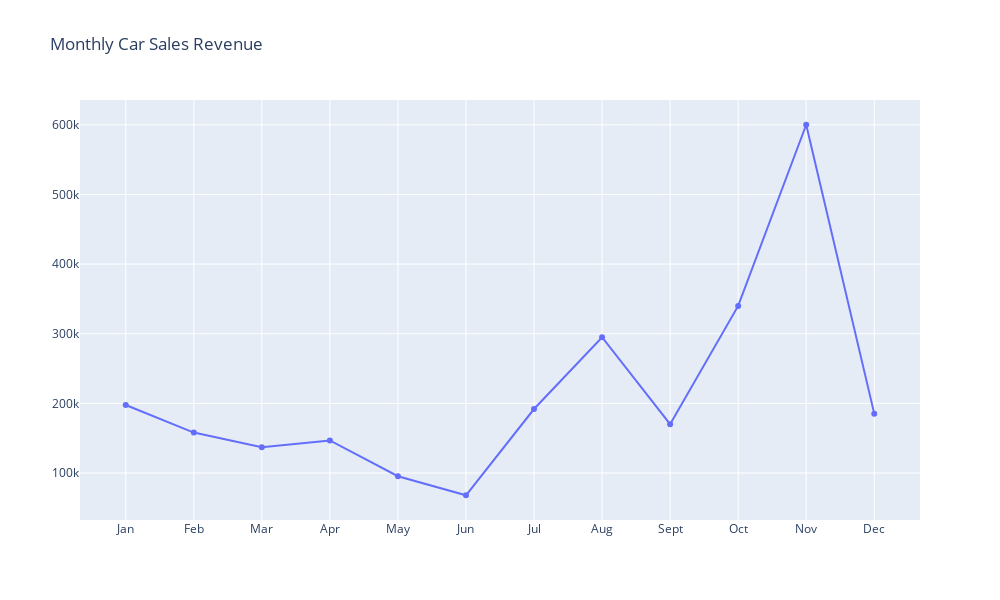

The notebook cell saved with this chart:
### Code cell
# Create time series chart of global sales revenue by month
fig = go.Figure([go.Scatter(x=month['Month'], y=month['SALES'])])
fig.update_layout(width = 1000, height = 600, title_text= "Monthly Car Sales Revenue")
fig.show()

### Figure 1 — Plotly figure (JSON) as saved in the notebook; plotly's stock layout.template omitted (floating-point values rounded to 4 significant figures)
{"data": [{"type": "scatter", "x": ["Jan", "Feb", "Mar", "Apr", "May", "Jun", "Jul", "Aug", "Sept", "Oct", "Nov", "Dec"], "y": [197700.0, 158100.0, 137100.0, 146800.0, 95440.0, 68103, 191900.0, 295000.0, 170100.0, 340000.0, 600200.0, 185300.0]}], "layout": {"height": 600, "title": {"text": "Monthly Car Sales Revenue"}, "width": 1000}}
